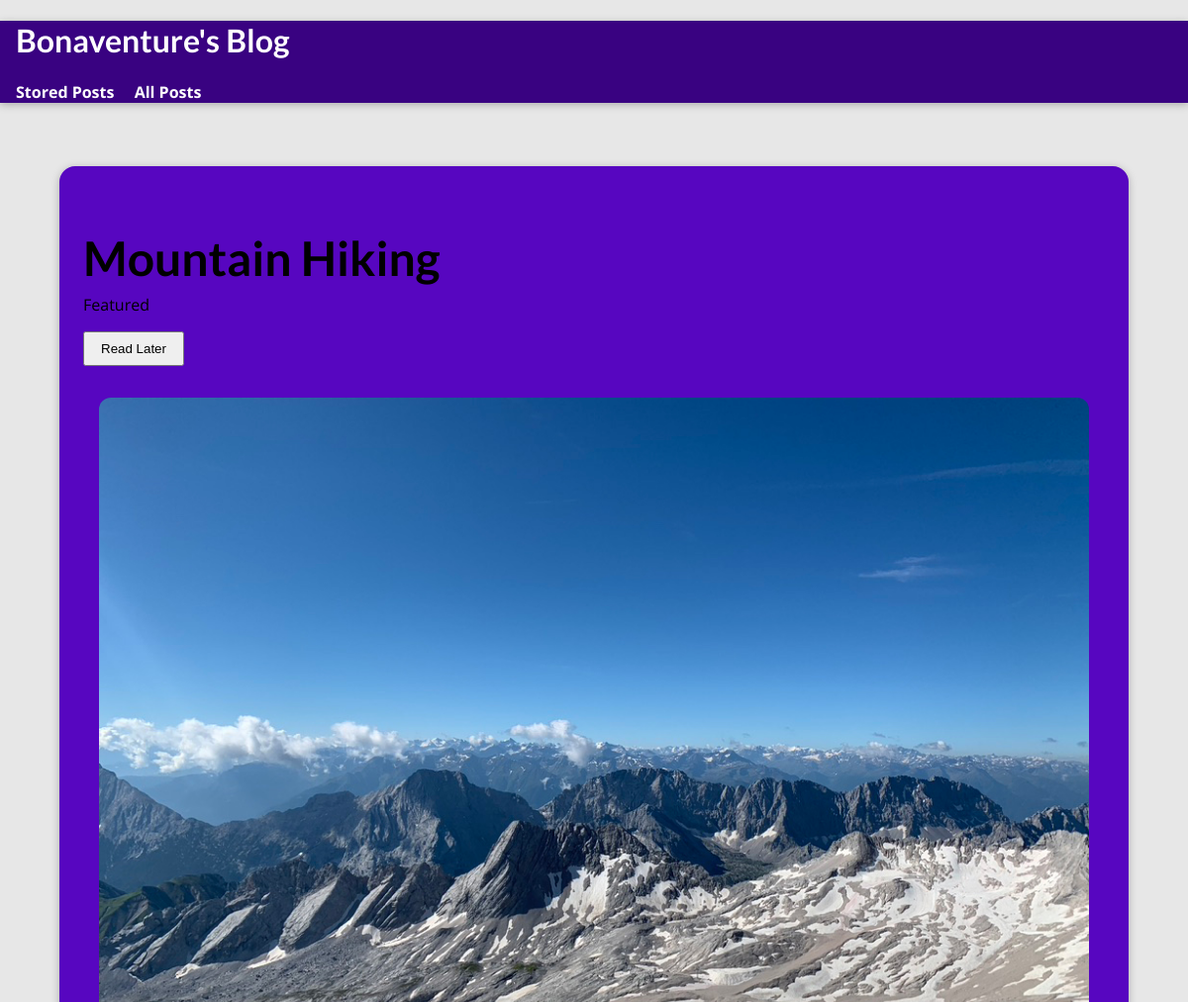
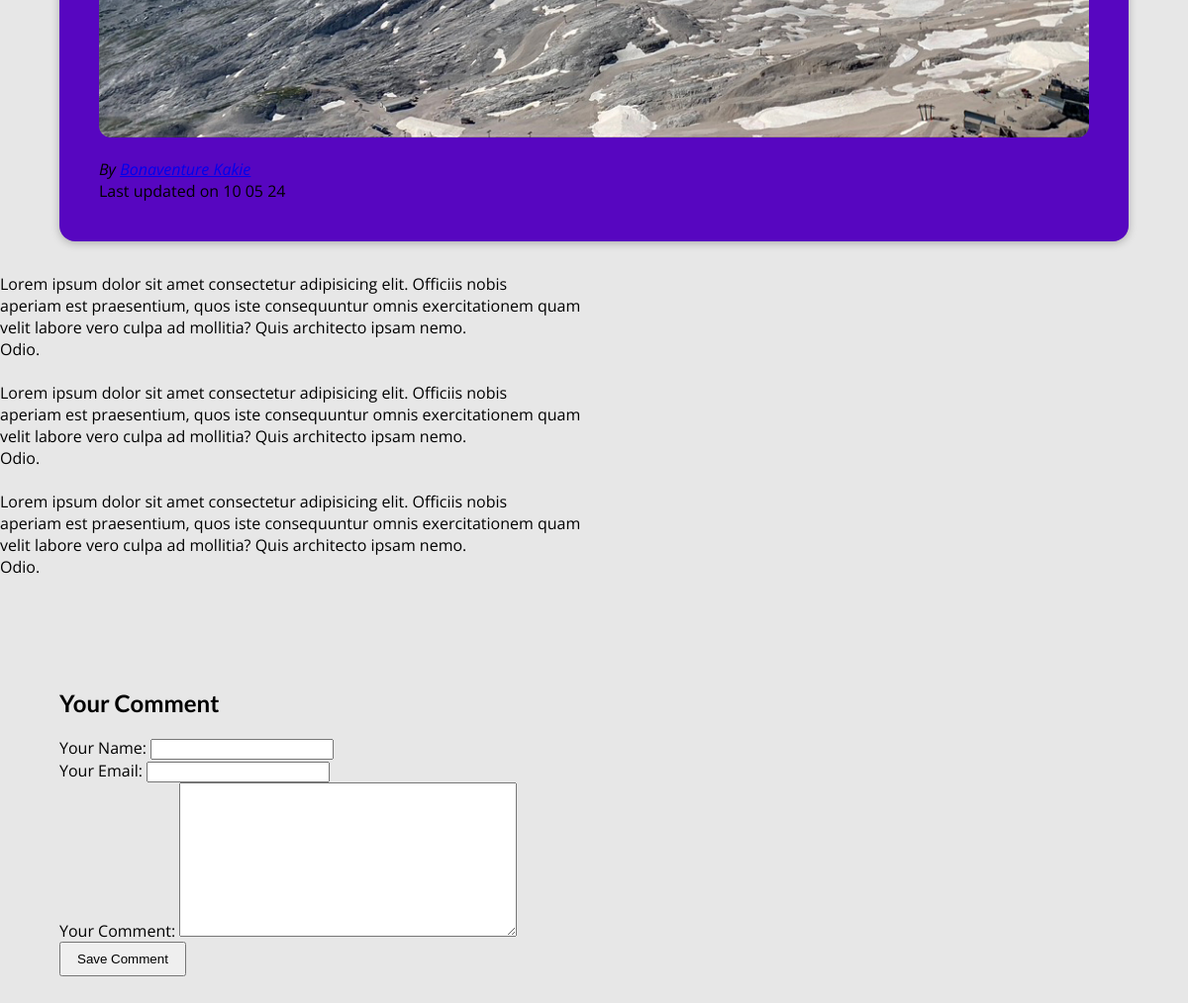
The page /posts/hike-in-the-mountains on the database its author committed (2 pictures, top to bottom).
### blog/models.py (models this page shows, shortened)
class Post(models.Model):
    title = models.CharField(max_length=150)
    excerpt = models.CharField(max_length=200)
    image = models.ImageField(upload_to="posts", null=True)
    date = models.DateField(auto_now=True)
    slug = models.SlugField(unique=True, db_index=True)
    content = models.TextField(validators=[MinLengthValidator(10)])
    author = models.ForeignKey(Author, on_delete=models.SET_NULL, null=True, related_name="posts")
    tags = models.ManyToManyField(Tag)

class Tag(models.Model):
    caption = models.CharField(max_length=10)

class Author(models.Model):
    first_name = models.CharField(max_length=100)
    last_name = models.CharField(max_length=100)
    email_address = models.EmailField()
    def __str__(self):
        return f"{self.first_name} {self.last_name}"

### blog/views.py (the view, shortened to what this page needs)
# urls.py: path("posts/<slug:slug>", views.SinglePostView.as_view(), name="post-detail-page"),
class SinglePostView(View):
    def get(self, request, slug):
        post = Post.objects.get(slug=slug)
        stored_posts = request.session.get("stored_posts")
        if stored_posts is not None:
            is_saved_for_later = post.id in stored_posts
        else:
            is_saved_for_later = False
        context = {
            "post": post,
            "post_tags": post.tags.all(),
            "comment_form": CommentForm(),
            "comments": post.comments.all().order_by("-id"),
            "saved_for_later": is_saved_for_later
        }
        return render(request, "blog/post-detail.html", context)

### blog/forms.py
class CommentForm(forms.ModelForm):
    class Meta:
        model = Comment
        exclude = ["post"]
        labels = {
          "user_name": "Your Name",
          "user_email": "Your Email",
          "text": "Your Comment"
        }

### blog/templates/blog/post-detail.html (shortened to what this page needs)
{% extends 'base.html' %}
{% load static %}
{% block css_files %}
<link rel="stylesheet" href="{% static 'blog/post-detail.css' %}">
{% endblock %}
{% block content %}
<section id="summary">
    <h2>{{post.title}}</h2>
    <div>
        {% for tag in post_tags %}
            <span class="tag">{{tag.caption}}</span>
        {% endfor %}
    </div>
    <div id="read-later">
        <form action="{% url 'read-later' %}" method="POST">
            <button>
                {% if saved_for_later %}
                    Remove from "Read Later" List
                {% else %}
                Read Later
                {% endif %}
            </button>
               </form>
    </div>
    <article>
        <img src="{{post.image.url}}" alt="{{post.title}}" />
        <address>By <a href="mailto:{{post.author.email_address}}">{{post.author}}</a></address>
        <div>
            Last updated on <time>{{post.date|date:"d m y"}}</time>
        </div>
    </article>
</section>
<main>
    {{post.content| linebreaks}}
</main>
<section id="comments">
</section>
<section id="comment-form">
    <h2>Your Comment</h2>
    <form action="{% url 'post-detail-page' post.slug %}" method="POST">
        {% for form_field in comment_form %}
        <div class="form-control {% if form_field.errors %}invalid{% endif %}">
            {{ form_field.label_tag }}
            {{ form_field }}
        </div>
        {% endfor %}
        <button>Save Comment</button>
    </form>
</section>
{% endblock %}

### static/app.css (style rules this page uses)
* { box-sizing: border-box; }
html { font-family: 'Open Sans', 'Lato', sans-serif; }
body { margin: 0; }
h1, h2, h3 { font-family: 'Lato', sans-serif; font-weight: bold; }

### blog/static/blog/post-detail.css (style rules this page uses)
body { background-color: #e7e7e7; }
#summary { margin: 4rem auto 2rem auto; padding: 1.5rem; width: 90%; max-width: 90%; border-radius: 16px; background-color: #5706c0; position: relative; box-shadow: 0 2px 8px rgba(0, 0, 0, 0.25); height: auto; }
#summary h2 { font-size: 3rem; margin-bottom: 0.5rem; }
#summary article { position: static; padding: 1rem; text-align: left; margin-top: 1rem; }
#summary article img { width: 100%; height: auto; border-radius: 12px; transform: none; margin-bottom: 1rem; }
#comment-form { margin: 2rem auto; width: 90%; max-width: 90%; }
#comment-form button { padding: 0.5rem 1rem; }
#comments { margin: 2rem auto; width: 90%; max-width: 90%; padding: 1rem; }
#read-later { margin: 1rem 0; }
#read-later button { padding: 0.5rem 1rem; }

### rows shown on the page
Post: title "Mountain Hiking", image (picture), author "Bonaventure Kakie", date "10 05 24", content "Lorem ipsum dolor sit amet consectetur adipisicing elit. Officiis nobis aperiam est praesentium, quos iste consequuntur omnis exercitationem quam velit labore vero culpa ad mollitia? Quis architecto ipsam nemo. Odio. Lorem ipsum dolor sit amet consectetur adipisicing elit. Officiis nobis aperiam est praesentium, quos iste consequuntur omnis exercitationem quam velit labore vero culpa ad mollitia? Quis architecto ipsam nemo. Odio. Lorem ipsum dolor sit amet consectetur adipisicing elit. Officiis nobis aperiam est praesentium, quos iste consequuntur omnis exercitationem quam velit labore vero culpa ad mollitia? Quis architecto ipsam nemo. Odio."
Tag: caption "Featured"
